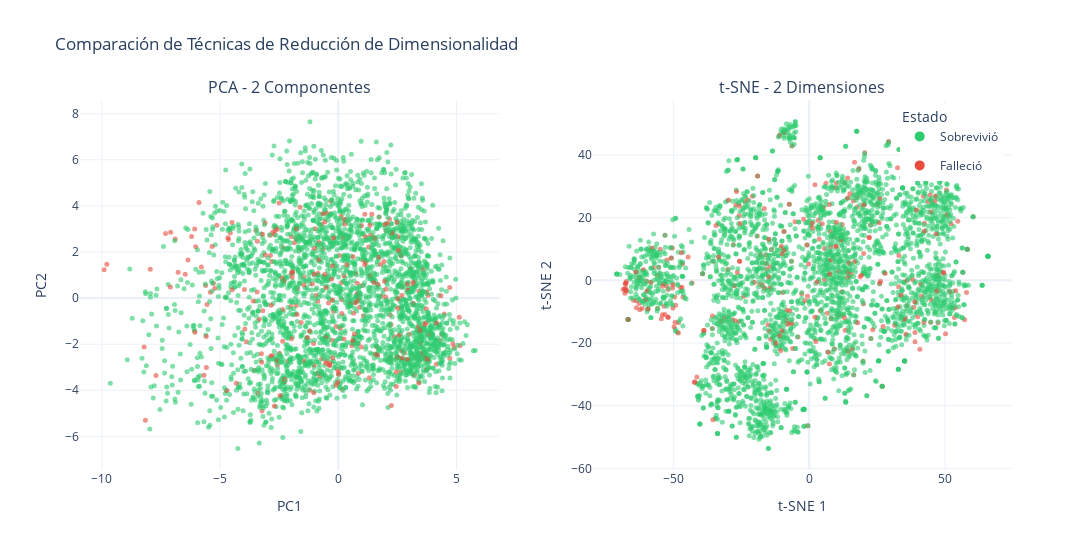

The notebook cell saved with this chart:
### Code cell
# Comparación lado a lado: PCA vs t-SNE
fig_comparison = make_subplots(
    rows=1, cols=2,
    subplot_titles=('PCA - 2 Componentes', 't-SNE - 2 Dimensiones'),
    horizontal_spacing=0.1
)

# Colores por clase
colors = ['#2ecc71' if m == 0 else '#e74c3c' for m in y]

# PCA subplot
fig_comparison.add_trace(
    go.Scatter(
        x=X_pca[:, 0], 
        y=X_pca[:, 1],
        mode='markers',
        marker=dict(color=colors, size=5, opacity=0.6),
        showlegend=False
    ),
    row=1, col=1
)

# t-SNE subplot
fig_comparison.add_trace(
    go.Scatter(
        x=X_tsne[:, 0], 
        y=X_tsne[:, 1],
        mode='markers',
        marker=dict(color=colors, size=5, opacity=0.6),
        showlegend=False
    ),
    row=1, col=2
)

# Agregar leyenda manual
fig_comparison.add_trace(
    go.Scatter(x=[None], y=[None], mode='markers',
               marker=dict(size=10, color='#2ecc71'),
               legendgroup='sobrevivio', showlegend=True, name='Sobrevivió')
)
fig_comparison.add_trace(
    go.Scatter(x=[None], y=[None], mode='markers',
               marker=dict(size=10, color='#e74c3c'),
               legendgroup='fallecio', showlegend=True, name='Falleció')
)

fig_comparison.update_layout(
    title_text='Comparación de Técnicas de Reducción de Dimensionalidad',
    template='plotly_white',
    width=1200,
    height=550,
    legend=dict(
        title='Estado',
        yanchor="top",
        y=0.99,
        xanchor="right",
        x=0.99
    )
)

fig_comparison.update_xaxes(title_text='PC1', row=1, col=1)
fig_comparison.update_yaxes(title_text='PC2', row=1, col=1)
fig_comparison.update_xaxes(title_text='t-SNE 1', row=1, col=2)
fig_comparison.update_yaxes(title_text='t-SNE 2', row=1, col=2)

fig_comparison.show()

### Figure 1 — Plotly figure (JSON) as saved in the notebook; plotly's stock layout.template omitted (floating-point values rounded to 4 significant figures; data arrays with more than 128 entries replaced by an {"elided": "..."} marker saying what was removed)
{"data": [{"marker": {"color": {"elided": "3093 str values"}, "opacity": 0.6, "size": 5}, "mode": "markers", "showlegend": false, "type": "scatter", "x": {"elided": "3093 float values"}, "xaxis": "x", "y": {"elided": "3093 float values"}, "yaxis": "y"}, {"marker": {"color": {"elided": "3093 str values"}, "opacity": 0.6, "size": 5}, "mode": "markers", "showlegend": false, "type": "scatter", "x": {"elided": "3093 float values"}, "xaxis": "x2", "y": {"elided": "3093 float values"}, "yaxis": "y2"}, {"legendgroup": "sobrevivio", "marker": {"color": "#2ecc71", "size": 10}, "mode": "markers", "name": "Sobrevivió", "showlegend": true, "type": "scatter", "x": [null], "y": [null]}, {"legendgroup": "fallecio", "marker": {"color": "#e74c3c", "size": 10}, "mode": "markers", "name": "Falleció", "showlegend": true, "type": "scatter", "x": [null], "y": [null]}], "layout": {"annotations": [{"font": {"size": 16}, "showarrow": false, "text": "PCA - 2 Componentes", "x": 0.225, "xanchor": "center", "xref": "paper", "y": 1, "yanchor": "bottom", "yref": "paper"}, {"font": {"size": 16}, "showarrow": false, "text": "t-SNE - 2 Dimensiones", "x": 0.775, "xanchor": "center", "xref": "paper", "y": 1, "yanchor": "bottom", "yref": "paper"}], "height": 550, "legend": {"title": {"text": "Estado"}, "x": 0.99, "xanchor": "right", "y": 0.99, "yanchor": "top"}, "title": {"text": "Comparación de Técnicas de Reducción de Dimensionalidad"}, "width": 1200, "xaxis": {"anchor": "y", "domain": [0, 0.45], "title": {"text": "PC1"}}, "xaxis2": {"anchor": "y2", "domain": [0.55, 1], "title": {"text": "t-SNE 1"}}, "yaxis": {"anchor": "x", "domain": [0, 1], "title": {"text": "PC2"}}, "yaxis2": {"anchor": "x2", "domain": [0, 1], "title": {"text": "t-SNE 2"}}}}
